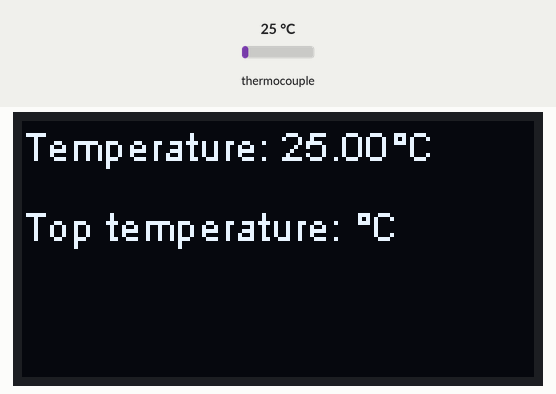
The sketch below on a simulated ESP8266 (NodeMCU). On the bench: 128×64 one-colour display. The inputs (shaded band) are chosen by the test bench; at power-on: thermocouple 25 °C. What the sketch prints to the serial monitor is not drawn.

Above: at 2.8 s.
2.9 s: thermocouple set to 6 °C
At 4.8 s:
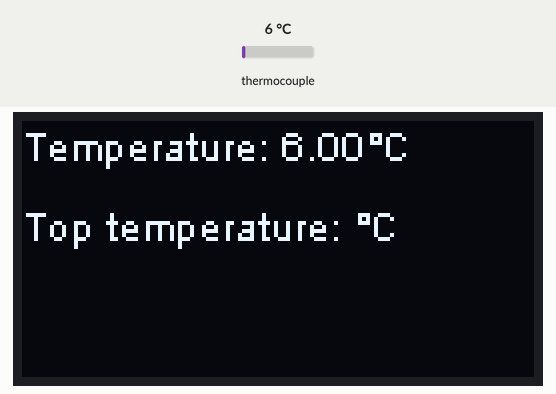
5.6 s: thermocouple set to 75 °C
At 6.8 s:
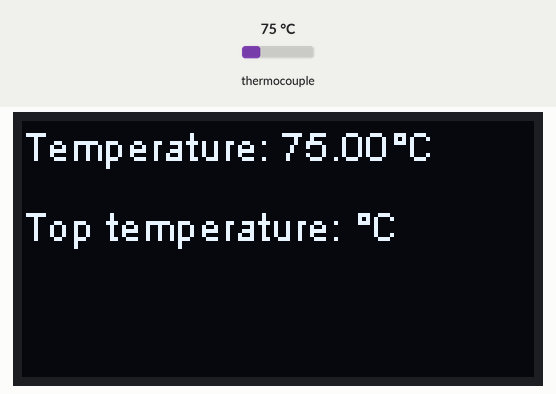
8.3 s: thermocouple set to 150 °C
At 10.9 s:
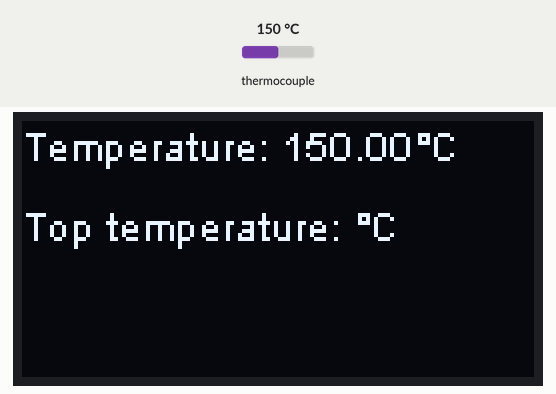
Timing chart, 0 to 12.4 s (numbered marks = the images above; inputs shaded):
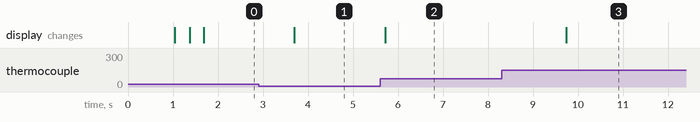

Measured:
- after the input at 2.9 s, the display: changes after 0.80 s (image 1)
- after the input at 5.6 s, the display: changes after 0.11 s (image 2)
- after the input at 8.3 s, the display: changes after 1.4 s (image 3)

The sketch:

Heltec_ESP8266_temperature_readings_Host.ino
```cpp
#include <Wire.h>
#include <heltec.h>

#include <ESP8266WiFi.h>
#include <ESP8266WebServer.h>
const char* ssid = "ESP8266";
const char* password = "ESP8266password";
ESP8266WebServer server(80);

#include <Thermocouple.h>
#include <MAX6675_Thermocouple.h>
#define SCK_PIN 13
#define CS_PIN 12
#define SO_PIN 14
Thermocouple* thermocouple;
float celsius;
const char * readingInt;


// VOIDS

void handleSentVar() {
  if (server.hasArg("sensor_reading")) { // this is the variable sent from the client
    // float readingInt = server.arg("sensor_reading").toFloat();

    String readingString = server.arg("sensor_reading");
    char readingInt[50];
    readingString.toCharArray(readingInt, 50);

    server.send(200, "text/html", "Data received"); // this lets the other ESP know message is received
    Serial.print("handleSentVar reached");
    Serial.print(" - readingInt = ");
    Serial.println(readingInt);
    delay(100);
  }

}

void displayReadingsOnOled() {
  String temperatureDisplay = "Temperature: " + (String)celsius + "°C";
  String Toptemp = "Top temperature: " + (String)readingInt + "°C";

  Heltec.display->clear();
  Heltec.display->drawString(0,0, temperatureDisplay);
  Heltec.display->drawString(0,20, Toptemp);
  Heltec.display->display();
  }

void setup() {

  delay(1000);

  //  Display
  Heltec.begin(true, true);
  Heltec.display->init();
  Heltec.display->flipScreenVertically();
  Heltec.display->drawString(0,0,"Startup...");
  Heltec.display->display();

  // WiFi
  WiFi.softAP(ssid, password);
  IPAddress myIP = WiFi.softAPIP();

  server.on("/data/", HTTP_GET, handleSentVar);
  server.begin();

  delay(100);

  // Temperature measurement
  thermocouple = new MAX6675_Thermocouple(SCK_PIN, CS_PIN, SO_PIN);

  // Serial
  Serial.begin(115200);
  delay(200);
  Serial.print("IP address:\t");
  Serial.println(WiFi.softAPIP());

  }

void loop() {

  server.handleClient();

  celsius = thermocouple->readCelsius();

  displayReadingsOnOled();

  delay(2000);
}
```
